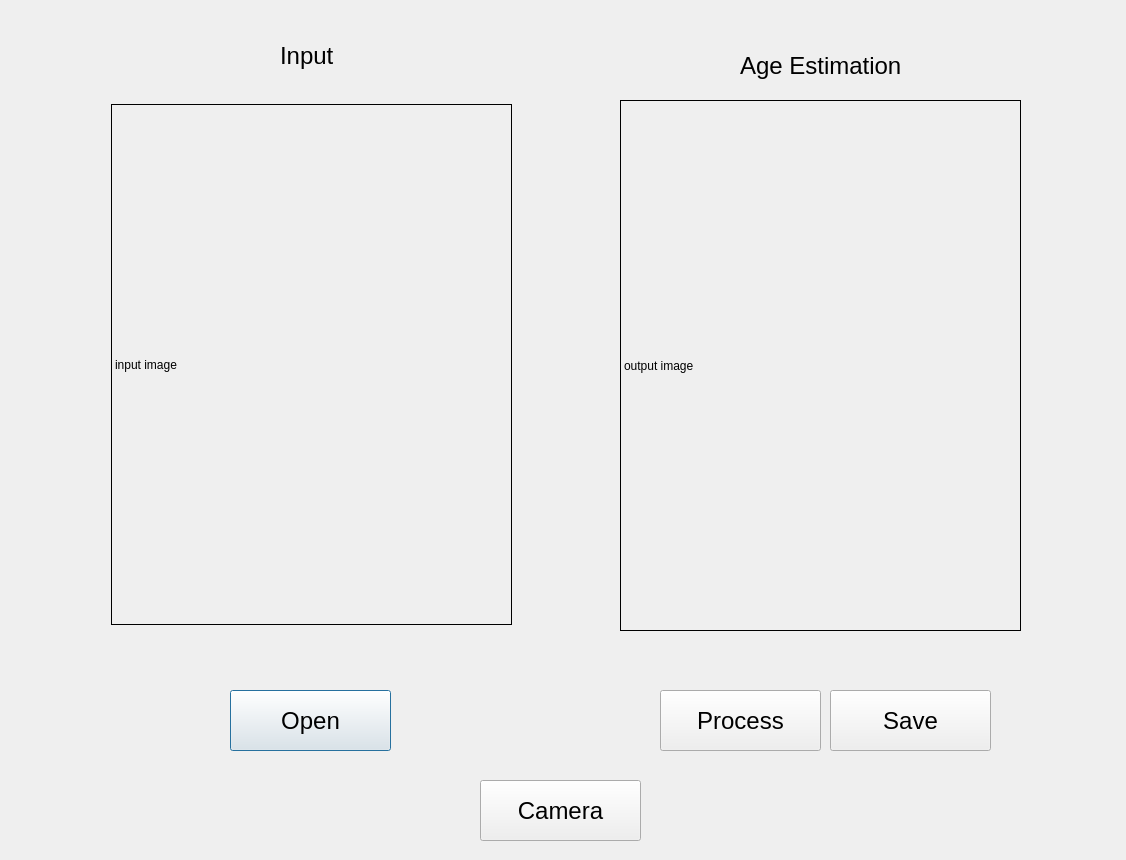
<?xml version="1.0" encoding="UTF-8"?>
<ui version="4.0">
 <class>Dialog</class>
 <widget class="QDialog" name="Dialog">
  <property name="geometry">
   <rect>
    <x>0</x>
    <y>0</y>
    <width>1126</width>
    <height>860</height>
   </rect>
  </property>
  <property name="windowTitle">
   <string>Dialog</string>
  </property>
  <widget class="QPushButton" name="OpenButton">
   <property name="geometry">
    <rect>
     <x>230</x>
     <y>690</y>
     <width>161</width>
     <height>61</height>
    </rect>
   </property>
   <property name="font">
    <font>
     <family>Arial</family>
     <pointsize>18</pointsize>
    </font>
   </property>
   <property name="text">
    <string>Open</string>
   </property>
  </widget>
  <widget class="QLabel" name="label">
   <property name="geometry">
    <rect>
     <x>280</x>
     <y>40</y>
     <width>71</width>
     <height>31</height>
    </rect>
   </property>
   <property name="font">
    <font>
     <family>Arial</family>
     <pointsize>18</pointsize>
    </font>
   </property>
   <property name="text">
    <string>Input</string>
   </property>
  </widget>
  <widget class="QLabel" name="label_2">
   <property name="geometry">
    <rect>
     <x>740</x>
     <y>50</y>
     <width>201</width>
     <height>31</height>
    </rect>
   </property>
   <property name="font">
    <font>
     <family>Arial</family>
     <pointsize>18</pointsize>
    </font>
   </property>
   <property name="text">
    <string>Age Estimation</string>
   </property>
  </widget>
  <widget class="QPushButton" name="ProcessButton">
   <property name="geometry">
    <rect>
     <x>660</x>
     <y>690</y>
     <width>161</width>
     <height>61</height>
    </rect>
   </property>
   <property name="font">
    <font>
     <family>Arial</family>
     <pointsize>18</pointsize>
    </font>
   </property>
   <property name="text">
    <string>Process</string>
   </property>
  </widget>
  <widget class="QPushButton" name="SaveButton">
   <property name="geometry">
    <rect>
     <x>830</x>
     <y>690</y>
     <width>161</width>
     <height>61</height>
    </rect>
   </property>
   <property name="font">
    <font>
     <family>Arial</family>
     <pointsize>18</pointsize>
    </font>
   </property>
   <property name="text">
    <string>Save</string>
   </property>
  </widget>
  <widget class="QLabel" name="inputimage">
   <property name="geometry">
    <rect>
     <x>111</x>
     <y>104</y>
     <width>401</width>
     <height>521</height>
    </rect>
   </property>
   <property name="styleSheet">
    <string notr="true">border:1px solid rgb(0,0,0)</string>
   </property>
   <property name="text">
    <string>input image</string>
   </property>
  </widget>
  <widget class="QLabel" name="outputimage">
   <property name="geometry">
    <rect>
     <x>620</x>
     <y>100</y>
     <width>401</width>
     <height>531</height>
    </rect>
   </property>
   <property name="styleSheet">
    <string notr="true">border:1px solid rgb(0,0,0)</string>
   </property>
   <property name="text">
    <string>output image</string>
   </property>
  </widget>
  <widget class="QPushButton" name="CameraButton">
   <property name="geometry">
    <rect>
     <x>480</x>
     <y>780</y>
     <width>161</width>
     <height>61</height>
    </rect>
   </property>
   <property name="font">
    <font>
     <family>Arial</family>
     <pointsize>18</pointsize>
    </font>
   </property>
   <property name="text">
    <string>Camera</string>
   </property>
  </widget>
 </widget>
 <resources/>
 <connections/>
</ui>
